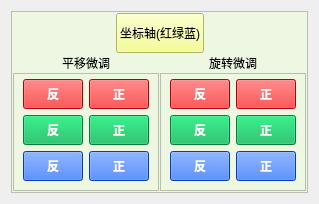
            <widget class="QWidget" name="tab_2">
             <attribute name="title">
              <string>微调</string>
             </attribute>
             <layout class="QVBoxLayout" name="verticalLayout_4">
              <item>
               <widget class="QFrame" name="frame_moveRotate">
                <property name="enabled">
                 <bool>true</bool>
                </property>
                <property name="sizePolicy">
                 <sizepolicy hsizetype="Preferred" vsizetype="Fixed">
                  <horstretch>0</horstretch>
                  <verstretch>0</verstretch>
                 </sizepolicy>
                </property>
                <property name="maximumSize">
                 <size>
                  <width>1000</width>
                  <height>1000</height>
                 </size>
                </property>
                <property name="styleSheet">
                 <string notr="true">background-color: rgb(237, 247, 226);</string>
                </property>
                <property name="frameShape">
                 <enum>QFrame::StyledPanel</enum>
                </property>
                <property name="frameShadow">
                 <enum>QFrame::Raised</enum>
                </property>
                <layout class="QVBoxLayout" name="verticalLayout_3" stretch="1,6">
                 <property name="spacing">
                  <number>1</number>
                 </property>
                 <property name="leftMargin">
                  <number>1</number>
                 </property>
                 <property name="topMargin">
                  <number>1</number>
                 </property>
                 <property name="rightMargin">
                  <number>1</number>
                 </property>
                 <property name="bottomMargin">
                  <number>1</number>
                 </property>
                 <item>
                  <layout class="QHBoxLayout" name="horizontalLayout_4">
                   <item>
                    <spacer name="horizontalSpacer">
                     <property name="orientation">
                      <enum>Qt::Horizontal</enum>
                     </property>
                     <property name="sizeHint" stdset="0">
                      <size>
                       <width>40</width>
                       <height>20</height>
                      </size>
                     </property>
                    </spacer>
                   </item>
                   <item>
                    <widget class="QPushButton" name="axial">
                     <property name="minimumSize">
                      <size>
                       <width>50</width>
                       <height>40</height>
                      </size>
                     </property>
                     <property name="styleSheet">
                      <string notr="true">background-color: rgb(242, 255, 123);</string>
                     </property>
                     <property name="text">
                      <string>坐标轴(红绿蓝)</string>
                     </property>
                     <property name="checkable">
                      <bool>true</bool>
                     </property>
                    </widget>
                   </item>
                   <item>
                    <spacer name="horizontalSpacer_2">
                     <property name="orientation">
                      <enum>Qt::Horizontal</enum>
                     </property>
                     <property name="sizeHint" stdset="0">
                      <size>
                       <width>40</width>
                       <height>20</height>
                      </size>
                     </property>
                    </spacer>
                   </item>
                  </layout>
                 </item>
                 <item>
                  <layout class="QHBoxLayout" name="horizontalLayout_5">
                   <item>
                    <layout class="QVBoxLayout" name="verticalLayout_5">
                     <item>
                      <widget class="QLabel" name="label_move">
                       <property name="maximumSize">
                        <size>
                         <width>16777215</width>
                         <height>25</height>
                        </size>
                       </property>
                       <property name="styleSheet">
                        <string notr="true">font: 11pt &quot;Agency FB&quot;;</string>
                       </property>
                       <property name="text">
                        <string>&lt;html&gt;&lt;head/&gt;&lt;body&gt;&lt;p align=&quot;center&quot;&gt;平移微调&lt;/p&gt;&lt;/body&gt;&lt;/html&gt;</string>
                       </property>
                      </widget>
                     </item>
                     <item>
                      <widget class="QFrame" name="frame_9">
                       <property name="frameShape">
                        <enum>QFrame::StyledPanel</enum>
                       </property>
                       <property name="frameShadow">
                        <enum>QFrame::Raised</enum>
                       </property>
                       <layout class="QGridLayout" name="gridLayout_7">
                        <property name="topMargin">
                         <number>5</number>
                        </property>
                        <item row="0" column="0">
                         <widget class="QPushButton" name="RMB1">
                          <property name="minimumSize">
                           <size>
                            <width>0</width>
                            <height>30</height>
                           </size>
                          </property>
                          <property name="maximumSize">
                           <size>
                            <width>60</width>
                            <height>16777215</height>
                           </size>
                          </property>
                          <property name="styleSheet">
                           <string notr="true">background-color: rgb(255, 0, 0);
color: rgb(255,255,255);
font-weight: bold; 
</string>
                          </property>
                          <property name="text">
                           <string>反</string>
                          </property>
                         </widget>
                        </item>
                        <item row="0" column="1">
                         <widget class="QPushButton" name="RMB2">
                          <property name="minimumSize">
                           <size>
                            <width>0</width>
                            <height>30</height>
                           </size>
                          </property>
                          <property name="maximumSize">
                           <size>
                            <width>60</width>
                            <height>16777215</height>
                           </size>
                          </property>
                          <property name="styleSheet">
                           <string notr="true">color: rgb(255,255,255);
font-weight: bold; 
background-color: rgb(255, 0, 0);</string>
                          </property>
                          <property name="text">
                           <string>正</string>
                          </property>
                         </widget>
                        </item>
                        <item row="2" column="1">
                         <widget class="QPushButton" name="BMB2">
                          <property name="minimumSize">
                           <size>
                            <width>0</width>
                            <height>30</height>
                           </size>
                          </property>
                          <property name="maximumSize">
                           <size>
                            <width>60</width>
                            <height>16777215</height>
                           </size>
                          </property>
                          <property name="styleSheet">
                           <string notr="true">background-color: rgb(7, 86, 255);
color: rgb(255,255,255);
font-weight: bold; </string>
                          </property>
                          <property name="text">
                           <string>正</string>
                          </property>
                         </widget>
                        </item>
                        <item row="1" column="0">
                         <widget class="QPushButton" name="GMB2">
                          <property name="minimumSize">
                           <size>
                            <width>0</width>
                            <height>30</height>
                           </size>
                          </property>
                          <property name="maximumSize">
                           <size>
                            <width>60</width>
                            <height>16777215</height>
                           </size>
                          </property>
                          <property name="styleSheet">
                           <string notr="true">background-color: rgb(0, 179, 81);
color: rgb(255,255,255);
font-weight: bold; </string>
                          </property>
                          <property name="text">
                           <string>反</string>
                          </property>
                         </widget>
                        </item>
                        <item row="2" column="0">
                         <widget class="QPushButton" name="BMB1">
                          <property name="minimumSize">
                           <size>
                            <width>0</width>
                            <height>30</height>
                           </size>
                          </property>
                          <property name="maximumSize">
                           <size>
                            <width>60</width>
                            <height>16777215</height>
                           </size>
                          </property>
                          <property name="styleSheet">
                           <string notr="true">background-color: rgb(7, 86, 255);
color: rgb(255,255,255);
font-weight: bold; </string>
                          </property>
                          <property name="text">
                           <string>反</string>
                          </property>
                         </widget>
                        </item>
                        <item row="1" column="1">
                         <widget class="QPushButton" name="GMB1">
                          <property name="minimumSize">
                           <size>
                            <width>0</width>
                            <height>30</height>
                           </size>
                          </property>
                          <property name="maximumSize">
                           <size>
                            <width>60</width>
                            <height>16777215</height>
                           </size>
                          </property>
                          <property name="styleSheet">
                           <string notr="true">background-color: rgb(0, 179, 81);
color: rgb(255,255,255);
font-weight: bold; </string>
                          </property>
                          <property name="text">
                           <string>正</string>
                          </property>
                         </widget>
                        </item>
                       </layout>
                      </widget>
                     </item>
                    </layout>
                   </item>
                   <item>
                    <layout class="QVBoxLayout" name="verticalLayout_6">
                     <item>
                      <widget class="QLabel" name="label_rotate">
                       <property name="minimumSize">
                        <size>
                         <width>0</width>
                         <height>10</height>
                        </size>
                       </property>
                       <property name="maximumSize">
                        <size>
                         <width>16777215</width>
                         <height>25</height>
                        </size>
                       </property>
                       <property name="styleSheet">
                        <string notr="true">font: 11pt &quot;Agency FB&quot;;</string>
                       </property>
                       <property name="text">
                        <string>&lt;html&gt;&lt;head/&gt;&lt;body&gt;&lt;p align=&quot;center&quot;&gt;旋转微调&lt;/p&gt;&lt;/body&gt;&lt;/html&gt;</string>
                       </property>
                      </widget>
                     </item>
                     <item>
                      <widget class="QFrame" name="frame_10">
                       <property name="frameShape">
                        <enum>QFrame::StyledPanel</enum>
                       </property>
                       <property name="frameShadow">
                        <enum>QFrame::Raised</enum>
                       </property>
                       <layout class="QGridLayout" name="gridLayout_8">
                        <property name="topMargin">
                         <number>5</number>
                        </property>
                        <property name="verticalSpacing">
                         <number>6</number>
                        </property>
                        <item row="0" column="1">
                         <widget class="QPushButton" name="RRB2">
                          <property name="minimumSize">
                           <size>
                            <width>0</width>
                            <height>30</height>
                           </size>
                          </property>
                          <property name="maximumSize">
                           <size>
                            <width>60</width>
                            <height>16777215</height>
                           </size>
                          </property>
                          <property name="styleSheet">
                           <string notr="true">background-color: rgb(255, 0, 0);
color: rgb(255,255,255);
font-weight: bold; </string>
                          </property>
                          <property name="text">
                           <string>正</string>
                          </property>
                         </widget>
                        </item>
                        <item row="1" column="1">
                         <widget class="QPushButton" name="GRB2">
                          <property name="minimumSize">
                           <size>
                            <width>0</width>
                            <height>30</height>
                           </size>
                          </property>
                          <property name="maximumSize">
                           <size>
                            <width>60</width>
                            <height>16777215</height>
                           </size>
                          </property>
                          <property name="styleSheet">
                           <string notr="true">background-color: rgb(0, 179, 81);
color: rgb(255,255,255);
font-weight: bold; </string>
                          </property>
                          <property name="text">
                           <string>正</string>
                          </property>
                         </widget>
                        </item>
                        <item row="0" column="0">
                         <widget class="QPushButton" name="RRB1">
                          <property name="minimumSize">
                           <size>
                            <width>0</width>
                            <height>30</height>
                           </size>
                          </property>
                          <property name="maximumSize">
                           <size>
                            <width>60</width>
                            <height>16777215</height>
                           </size>
                          </property>
                          <property name="styleSheet">
                           <string notr="true">background-color: rgb(255, 0, 0);
color: rgb(255,255,255);
font-weight: bold; </string>
                          </property>
                          <property name="text">
                           <string>反</string>
                          </property>
                         </widget>
                        </item>
                        <item row="2" column="0">
                         <widget class="QPushButton" name="BRB1">
                          <property name="minimumSize">
                           <size>
                            <width>0</width>
                            <height>30</height>
                           </size>
                          </property>
                          <property name="maximumSize">
                           <size>
                            <width>60</width>
                            <height>16777215</height>
                           </size>
                          </property>
                          <property name="styleSheet">
                           <string notr="true">background-color: rgb(7, 86, 255);
color: rgb(255,255,255);
font-weight: bold; </string>
                          </property>
                          <property name="text">
                           <string>反</string>
                          </property>
                         </widget>
                        </item>
                        <item row="1" column="0">
                         <widget class="QPushButton" name="GRB1">
                          <property name="minimumSize">
                           <size>
                            <width>0</width>
                            <height>30</height>
                           </size>
                          </property>
                          <property name="maximumSize">
                           <size>
                            <width>60</width>
                            <height>16777215</height>
                           </size>
                          </property>
                          <property name="styleSheet">
                           <string notr="true">background-color: rgb(0, 179, 81);
color: rgb(255,255,255);
font-weight: bold; </string>
                          </property>
                          <property name="text">
                           <string>反</string>
                          </property>
                         </widget>
                        </item>
                        <item row="2" column="1">
                         <widget class="QPushButton" name="BRB2">
                          <property name="minimumSize">
                           <size>
                            <width>0</width>
                            <height>30</height>
                           </size>
                          </property>
                          <property name="maximumSize">
                           <size>
                            <width>60</width>
                            <height>16777215</height>
                           </size>
                          </property>
                          <property name="styleSheet">
                           <string notr="true">background-color: rgb(7, 86, 255);
color: rgb(255,255,255);
font-weight: bold; </string>
                          </property>
                          <property name="text">
                           <string>正</string>
                          </property>
                         </widget>
                        </item>
                       </layout>
                      </widget>
                     </item>
                    </layout>
                   </item>
                  </layout>
                 </item>
                </layout>
               </widget>
              </item>
             </layout>
            </widget>
